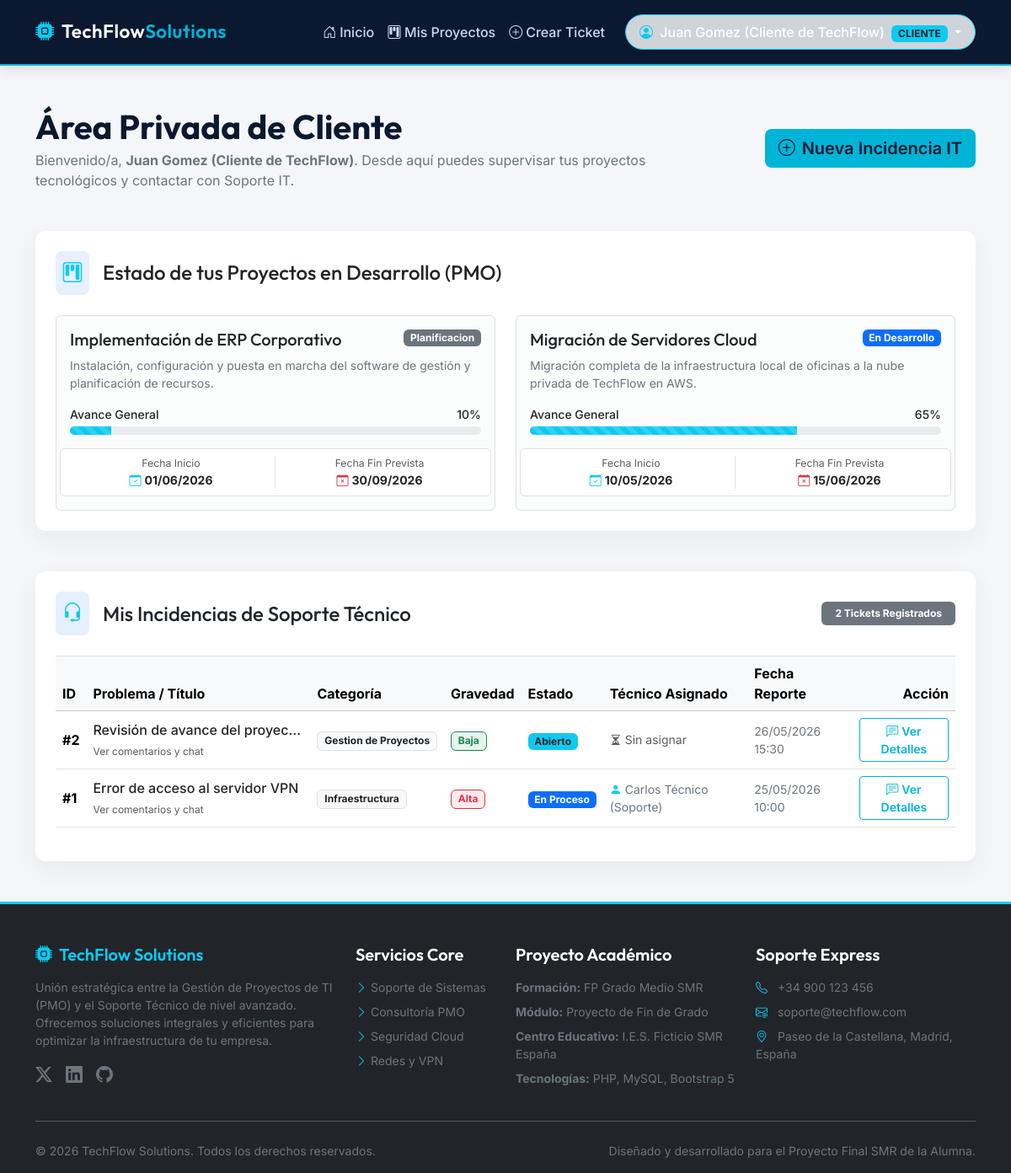
Screenshot of /panel_cliente.php (signed in) with the database file from the repository.
### tables this page shows
CREATE TABLE `proyectos` (
  `id` INT AUTO_INCREMENT PRIMARY KEY,
  `nombre` VARCHAR(150) NOT NULL COMMENT 'Nombre del proyecto tecnológico',
  `descripcion` TEXT NOT NULL COMMENT 'Descripción y alcance del proyecto',
  `cliente_id` INT NOT NULL COMMENT 'ID del cliente propietario del proyecto',
  `estado` ENUM('Planificacion', 'En Desarrollo', 'Pruebas', 'Completado') NOT NULL DEFAULT 'Planificacion' COMMENT 'Fase de la PMO',
  `progreso` INT NOT NULL DEFAULT 0 COMMENT 'Porcentaje de progreso (0 a 100)',
  `fecha_inicio` DATE NOT NULL COMMENT 'Fecha planificada de inicio',
  `fecha_fin` DATE DEFAULT NULL COMMENT 'Fecha de finalización prevista',
  FOREIGN KEY (`cliente_id`) REFERENCES `usuarios`(`id`) ON DELETE CASCADE ON UPDATE CASCADE
);

CREATE TABLE `tickets` (
  `id` INT AUTO_INCREMENT PRIMARY KEY,
  `titulo` VARCHAR(150) NOT NULL COMMENT 'Breve título indicando el problema',
  `descripcion` TEXT NOT NULL COMMENT 'Detalles completos de la incidencia informática',
  `cliente_id` INT NOT NULL COMMENT 'Cliente que abre el ticket',
  `tecnico_id` INT DEFAULT NULL COMMENT 'Técnico asignado para resolver el ticket',
  `categoria` ENUM('Soporte Tecnico', 'Gestion de Proyectos', 'Infraestructura') NOT NULL DEFAULT 'Soporte Tecnico' COMMENT 'Categoría de la consulta',
  `gravedad` ENUM('Baja', 'Media', 'Alta', 'Critica') NOT NULL DEFAULT 'Baja' COMMENT 'Nivel de urgencia',
  `estado` ENUM('Abierto', 'En Proceso', 'Resuelto', 'Cerrado') NOT NULL DEFAULT 'Abierto' COMMENT 'Estado del flujo del soporte',
  `created_at` TIMESTAMP DEFAULT CURRENT_TIMESTAMP,
  `updated_at` TIMESTAMP DEFAULT CURRENT_TIMESTAMP ON UPDATE CURRENT_TIMESTAMP,
  FOREIGN KEY (`cliente_id`) REFERENCES `usuarios`(`id`) ON DELETE CASCADE ON UPDATE CASCADE,
  FOREIGN KEY (`tecnico_id`) REFERENCES `usuarios`(`id`) ON DELETE SET NULL ON UPDATE CASCADE
);

CREATE TABLE `usuarios` (
  `id` INT AUTO_INCREMENT PRIMARY KEY,
  `nombre` VARCHAR(100) NOT NULL COMMENT 'Nombre completo del usuario',
  `email` VARCHAR(100) NOT NULL UNIQUE COMMENT 'Correo electrónico que sirve como login',
  `password` VARCHAR(255) NOT NULL COMMENT 'Contraseña cifrada mediante password_hash() con bcrypt',
  `rol` ENUM('cliente', 'tecnico', 'pmo') NOT NULL COMMENT 'Rol del usuario: cliente, tecnico de soporte o gestor PMO',
  `created_at` TIMESTAMP DEFAULT CURRENT_TIMESTAMP COMMENT 'Fecha de registro en la base de datos'
);

### panel_cliente.php (the view, shortened to what this page needs)
<?php
require_once 'conexion.php';
include 'header.php';
$cliente_id = $_SESSION['usuario_id'];
$sql_proyectos = "SELECT * FROM proyectos WHERE cliente_id = '$cliente_id' ORDER BY fecha_inicio DESC";
$resultado_proyectos = mysqli_query($conexion, $sql_proyectos);
$sql_tickets = "SELECT t.*, u.nombre AS tecnico_nombre
                FROM tickets t
                LEFT JOIN usuarios u ON t.tecnico_id = u.id
                WHERE t.cliente_id = '$cliente_id'
                ORDER BY t.created_at DESC";
$resultado_tickets = mysqli_query($conexion, $sql_tickets);
?>
<div class="container my-4">
    <div class="row align-items-center mb-5 gy-3">
        <div class="col-md-8">
            <h1 class="display-6 fw-bold mb-1">Área Privada de Cliente</h1>
            <p class="text-secondary mb-0">Bienvenido/a, <strong><?php echo htmlspecialchars($_SESSION['nombre']); ?></strong>. Desde aquí puedes supervisar tus proyectos tecnológicos y contactar con Soporte IT.</p>
        </div>
        <div class="col-md-4 text-md-end">
            <a href="crear_ticket.php" class="btn btn-tech-primary btn-lg">
                <i class="bi bi-plus-circle me-2"></i>Nueva Incidencia IT
            </a>
        </div>
    </div>
    <div class="row g-4">
        <div class="col-12">
            <div class="card card-custom p-4 mb-4">
                <div class="d-flex align-items-center mb-4">
                    <div class="bg-primary bg-opacity-10 text-primary rounded-3 p-2 me-3 d-inline-flex">
                        <i class="bi bi-kanban fs-4 text-info"></i>
                    </div>
                    <h2 class="h4 mb-0">Estado de tus Proyectos en Desarrollo (PMO)</h2>
                </div>
                <?php if (mysqli_num_rows($resultado_proyectos) > 0): ?>
                    <div class="row g-4">
                        <?php while ($proyecto = mysqli_fetch_assoc($resultado_proyectos)): ?>
                            <div class="col-md-6">
                                <div class="p-3 border rounded bg-light bg-opacity-50 h-100">
                                    <div class="d-flex justify-content-between align-items-start mb-2">
                                        <h3 class="h5 mb-0 text-dark"><?php echo htmlspecialchars($proyecto['nombre']); ?></h3>
                                        <?php
                                        $estado_clase = 'bg-secondary';
                                        if ($proyecto['estado'] === 'En Desarrollo') $estado_clase = 'bg-primary';
                                        elseif ($proyecto['estado'] === 'Pruebas') $estado_clase = 'bg-warning text-dark';
                                        elseif ($proyecto['estado'] === 'Completado') $estado_clase = 'bg-success';
                                        ?>
                                        <span class="badge <?php echo $estado_clase; ?>"><?php echo $proyecto['estado']; ?></span>
                                    </div>
                                    <p class="text-secondary small mb-3"><?php echo htmlspecialchars($proyecto['descripcion']); ?></p>
                                    <div class="mb-3">
                                        <div class="d-flex justify-content-between small mb-1 fw-medium text-dark">
                                            <span>Avance General</span>
                                            <span><?php echo $proyecto['progreso']; ?>%</span>
                                        </div>
                                        <div class="progress" style="height: 10px; border-radius: 5px;">
                                            <div class="progress-bar progress-bar-striped progress-bar-animated bg-info"
                                                 role="progressbar"
                                                 style="width: <?php echo $proyecto['progreso']; ?>%"
                                                 aria-valuenow="<?php echo $proyecto['progreso']; ?>"
                                                 aria-valuemin="0"
                                                 aria-valuemax="100">
                                            </div>
                                        </div>
                                    </div>
                                    <div class="row text-center bg-white p-2 rounded border small">
                                        <div class="col-6 border-end">
                                            <span class="text-muted d-block small">Fecha Inicio</span>
                                            <strong class="text-dark"><i class="bi bi-calendar-check text-info me-1"></i><?php echo date('d/m/Y', strtotime($proyecto['fecha_inicio'])); ?></strong>
                                        </div>
                                        <div class="col-6">
                                            <span class="text-muted d-block small">Fecha Fin Prevista</span>
                                            <strong class="text-dark"><i class="bi bi-calendar-x text-danger me-1"></i><?php echo $proyecto['fecha_fin'] ? date('d/m/Y', strtotime($proyecto['fecha_fin'])) : 'Por definir'; ?></strong>
                                        </div>
                                    </div>
                                </div>
                            </div>
                        <?php endwhile; ?>
                    </div>
                <?php endif; ?>
            </div>
        </div>
        <div class="col-12">
            <div class="card card-custom p-4">
                <div class="d-flex justify-content-between align-items-center mb-4 flex-wrap gap-2">
                    <div class="d-flex align-items-center">
                        <div class="bg-primary bg-opacity-10 text-primary rounded-3 p-2 me-3 d-inline-flex">
                            <i class="bi bi-headset fs-4 text-info"></i>
                        </div>
                        <h2 class="h4 mb-0">Mis Incidencias de Soporte Técnico</h2>
                    </div>
                    <span class="badge bg-secondary px-3 py-2"><?php echo mysqli_num_rows($resultado_tickets); ?> Tickets Registrados</span>
                </div>
                <?php if (mysqli_num_rows($resultado_tickets) > 0): ?>
                    <div class="table-responsive">
                        <table class="table table-hover align-middle border-top">
                            <thead class="table-light">
                                <tr>
                                    <th>ID</th>
                                    <th>Problema / Título</th>
                                    <th>Categoría</th>
                                    <th>Gravedad</th>
                                    <th>Estado</th>
                                    <th>Técnico Asignado</th>
                                    <th>Fecha Reporte</th>
                                    <th class="text-end">Acción</th>
                                </tr>
                            </thead>
                            <tbody>
                                <?php while ($ticket = mysqli_fetch_assoc($resultado_tickets)): ?>
                                    <tr>
                                        <td class="fw-bold">#<?php echo $ticket['id']; ?></td>
                                        <td>
                                            <div class="text-dark fw-medium" style="max-width: 250px; white-space: nowrap; overflow: hidden; text-overflow: ellipsis;">
                                                <?php echo htmlspecialchars($ticket['titulo']); ?>
                                            </div>
                                            <span class="text-muted" style="font-size: 0.75rem;">Ver comentarios y chat</span>
                                        </td>
                                        <td>
                                            <span class="badge bg-light text-dark border"><?php echo $ticket['categoria']; ?></span>
                                        </td>
                                        <td>
                                            <?php
                                            $grav_clase = 'bg-secondary';
                                            if ($ticket['gravedad'] === 'Baja') $grav_clase = 'bg-success bg-opacity-10 text-success border border-success';
                                            elseif ($ticket['gravedad'] === 'Media') $grav_clase = 'bg-warning bg-opacity-10 text-warning-emphasis border border-warning';
                                            elseif ($ticket['gravedad'] === 'Alta') $grav_clase = 'bg-danger bg-opacity-10 text-danger border border-danger';
                                            elseif ($ticket['gravedad'] === 'Critica') $grav_clase = 'bg-danger text-white';
                                            ?>
                                            <span class="badge <?php echo $grav_clase; ?> px-2.5 py-1.5"><?php echo $ticket['gravedad']; ?></span>
                                        </td>
                                        <td>
                                            <?php
                                            $est_clase = 'bg-secondary';
                                            if ($ticket['estado'] === 'Abierto') $est_clase = 'bg-info text-dark';
                                            elseif ($ticket['estado'] === 'En Proceso') $est_clase = 'bg-primary';
                                            elseif ($ticket['estado'] === 'Resuelto') $est_clase = 'bg-success';
                                            elseif ($ticket['estado'] === 'Cerrado') $est_clase = 'bg-dark';
                                            ?>
                                            <span class="badge <?php echo $est_clase; ?>"><?php echo $ticket['estado']; ?></span>
                                        </td>
                                        <td class="text-secondary small">
                                            <?php if ($ticket['tecnico_nombre']): ?>
                                                <i class="bi bi-person-fill text-info me-1"></i><?php echo htmlspecialchars($ticket['tecnico_nombre']); ?>
                                            <?php else: ?>
                                                <span class="text-muted"><i class="bi bi-hourglass-split me-1"></i>Sin asignar</span>
                                            <?php endif; ?>
                                        </td>
                                        <td class="small text-secondary">
                                            <?php echo date('d/m/Y H:i', strtotime($ticket['created_at'])); ?>
                                        </td>
                                        <td class="text-end">
                                            <a href="ver_ticket.php?id=<?php echo $ticket['id']; ?>" class="btn btn-tech-outline btn-sm">
                                                <i class="bi bi-chat-left-text me-1"></i>Ver Detalles
                                            </a>
                                        </td>
                                    </tr>
                                <?php endwhile; ?>
                            </tbody>
                        </table>
                    </div>
                <?php endif; ?>
            </div>
        </div>
    </div>
</div>
<?php
include 'footer.php';
?>

### header.php (style rules this page uses)
:root { --azul-oscuro: #0A192F; --azul-slate: #172A45; --azul-brillante: #00B4D8; --gris-fondo: #F4F6F9; --gris-texto: #4A5568; --blanco-puro: #FFFFFF; }
body { font-family: 'Inter', sans-serif; background-color: var(--gris-fondo); color: var(--azul-oscuro); min-height: 100vh; display: flex; flex-direction: column; }
h1, h2, h3, h4, h5, h6, .navbar-brand { font-family: 'Outfit', sans-serif; font-weight: 600; }
.btn-tech-primary { background-color: var(--azul-brillante); color: var(--azul-oscuro); font-weight: 600; border: none; transition: all 0.3s ease; }
.btn-tech-outline { border: 1px solid var(--azul-brillante); color: var(--azul-brillante); background-color: transparent; font-weight: 600; transition: all 0.3s ease; }
.card-custom { background: var(--blanco-puro); border: none; border-radius: 12px; box-shadow: 0 10px 30px rgba(0, 0, 0, 0.05); transition: transform 0.3s ease, box-shadow 0.3s ease; }

### rows the page displays
proyectos: nombre "Implementación de ERP Corporativo", estado "Planificacion", descripcion "Instalación, configuración y puesta en marcha del software de gestión y planificación de recursos.", progreso "10", fecha_inicio "01/06/2026", fecha_fin "30/09/2026"
proyectos: nombre "Migración de Servidores Cloud", estado "En Desarrollo", descripcion "Migración completa de la infraestructura local de oficinas a la nube privada de TechFlow en AWS.", progreso "65", fecha_inicio "10/05/2026", fecha_fin "15/06/2026"
tickets: id "2", titulo "Revisión de avance del proyec…", categoria "Gestion de Proyectos", gravedad "Baja", estado "Abierto", shows "Sin asignar", created_at "26/05/2026 15:30"
tickets: id "1", titulo "Error de acceso al servidor VPN", categoria "Infraestructura", gravedad "Alta", estado "En Proceso", tecnico.nombre "Carlos Técnico (Soporte)", created_at "25/05/2026 10:00"

### other values shown
$_SESSION['nombre'] "Juan Gomez (Cliente de TechFlow)"
$_SESSION['rol'] "CLIENTE"
mysqli_num_rows($resultado_tickets) "2"
